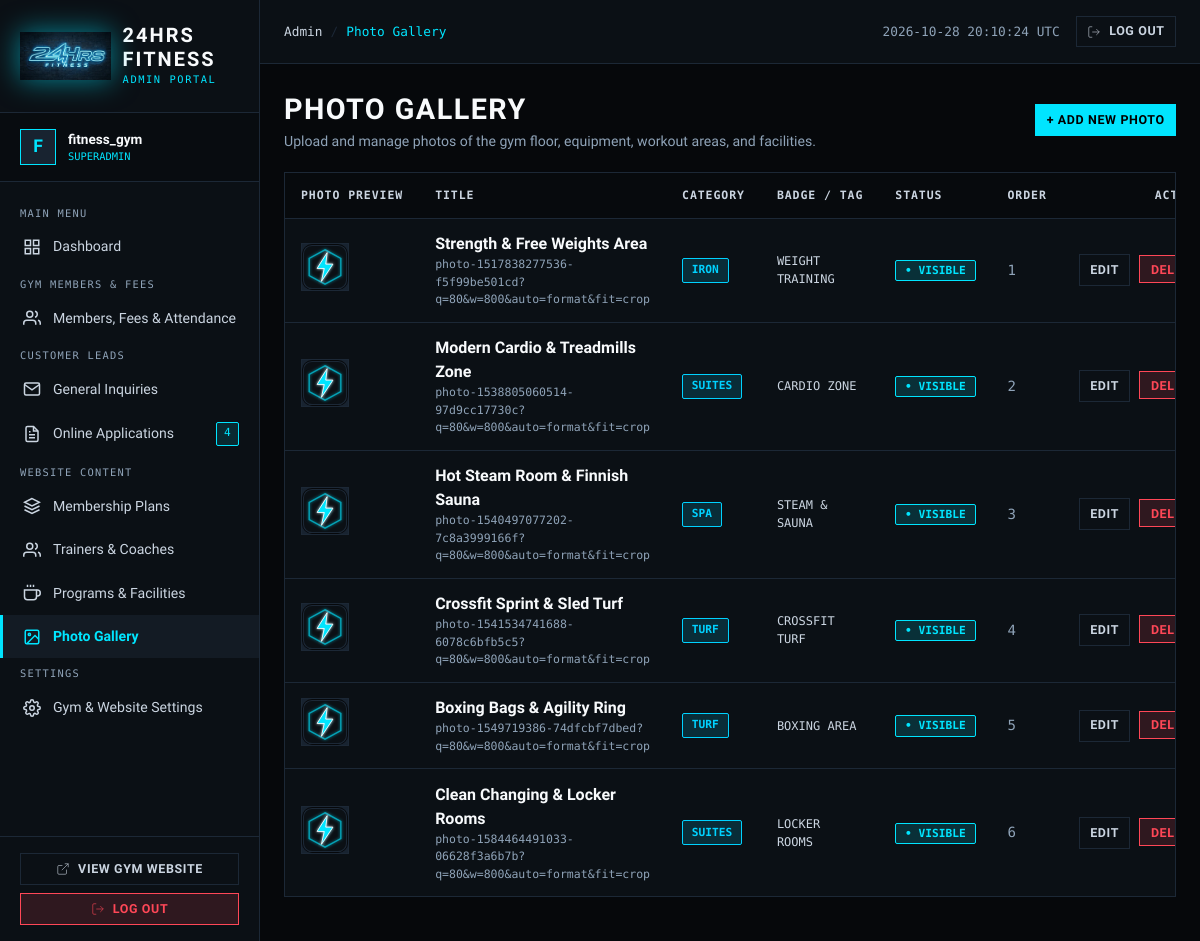
Screenshot of /admin/gallery.php (signed in) with the database file from the repository.
### tables this page shows
CREATE TABLE `gallery_images` (
  `id` int unsigned NOT NULL AUTO_INCREMENT,
  `title` varchar(150) NOT NULL,
  `category` varchar(50) NOT NULL,
  `tag_label` varchar(100) NOT NULL,
  `image_url` varchar(500) NOT NULL,
  `alt_text` varchar(255) NOT NULL,
  `sort_order` int NOT NULL DEFAULT '0',
  `is_active` tinyint(1) NOT NULL DEFAULT '1',
  `created_at` datetime NOT NULL DEFAULT CURRENT_TIMESTAMP,
  PRIMARY KEY (`id`),
  KEY `idx_gallery_category` (`category`),
  KEY `idx_gallery_active` (`is_active`,`sort_order`)
);

### includes/Database.php (called while the page is built, shortened)
<?php
class Database
{
    private static ?PDO $instance = null;
    public static function getConnection(): PDO
    {
        if (self::$instance !== null) {
            return self::$instance;
        }
        $host = (string) Env::get('DB_HOST', '127.0.0.1');
        $port = (int) Env::get('DB_PORT', 3306);
        $dbname = (string) Env::get('DB_NAME', 'fitness_gym');
        $user = (string) Env::get('DB_USER', 'root');
        $pass = (string) Env::get('DB_PASS', '');
        $charset = (string) Env::get('DB_CHARSET', 'utf8mb4');
        $dsn = "mysql:host={$host};port={$port};dbname={$dbname};charset={$charset}";
        $options = [
            PDO::ATTR_ERRMODE            => PDO::ERRMODE_EXCEPTION,
            PDO::ATTR_DEFAULT_FETCH_MODE => PDO::FETCH_ASSOC,
            PDO::ATTR_EMULATE_PREPARES   => false,
            PDO::ATTR_PERSISTENT         => false,
        ];
        if (defined('\Pdo\Mysql::ATTR_INIT_COMMAND')) {
            $options[\Pdo\Mysql::ATTR_INIT_COMMAND] = "SET NAMES {$charset} COLLATE {$charset}_unicode_ci";
        } elseif (defined('PDO::MYSQL_ATTR_INIT_COMMAND')) {
            @$options[PDO::MYSQL_ATTR_INIT_COMMAND] = "SET NAMES {$charset} COLLATE {$charset}_unicode_ci";
        }
        try {
            self::$instance = new PDO($dsn, $user, $pass, $options);
            return self::$instance;
        } catch (PDOException $e) {
            error_log('[DARK MATTER DATABASE ERROR]: ' . $e->getMessage());
            $debug = (bool) Env::get('APP_DEBUG', false);
            if ($debug) {
                throw new RuntimeException("Database Connection Error: " . $e->getMessage());
            }
            throw new RuntimeException("Secure connection to Dark Matter database telemetry is temporarily unavailable. Please retry shortly.");
        }
    }
    public static function fetchAll(string $sql, array $params = []): array
    {
        try {
            $stmt = self::getConnection()->prepare($sql);
            $stmt->execute($params);
            return $stmt->fetchAll();
        } catch (PDOException $e) {
            error_log('[DARK MATTER QUERY ERROR]: ' . $e->getMessage() . " | SQL: {$sql}");
            throw new RuntimeException("Data retrieval failed. Please try again.");
        }
    }
}

### includes/helpers.php (called while the page is built, shortened)
<?php
if (!function_exists('e')) {
    function e(mixed $value): string
    {
        return htmlspecialchars((string) $value, ENT_QUOTES | ENT_SUBSTITUTE, 'UTF-8');
    }
}

### admin/gallery.php (the view, shortened to what this page needs)
<?php
require_once __DIR__ . '/includes/auth.php';
require_once dirname(__DIR__) . '/includes/Database.php';
require_once dirname(__DIR__) . '/includes/Security.php';
require_once dirname(__DIR__) . '/includes/helpers.php';
$action = $_GET['action'] ?? 'list';
$categories = [
    'strength'     => 'Strength & Weights Area',
    'conditioning' => 'Cardio & Crossfit Zone',
    'recovery'     => 'Steam, Sauna & Recovery',
    'combatives'   => 'Boxing & Combat Zone',
    'facility'     => 'Gym Floor & Reception'
];
$imageData = null;
require_once __DIR__ . '/includes/header.php';
?>
<div class="adm-toolbar">
  <div>
    <h1 class="adm-page-title" style="margin-bottom: 0;">PHOTO GALLERY</h1>
    <p class="adm-page-subtitle">Upload and manage photos of the gym floor, equipment, workout areas, and facilities.</p>
  </div>
  <div>
    <?php if ($action === 'list'): ?>
      <a href="gallery.php?action=create" class="adm-btn adm-btn-lime adm-btn-sm">+ Add New Photo</a>
    <?php else: ?>
      <a href="gallery.php" class="adm-btn adm-btn-outline adm-btn-sm">&larr; Back to Gallery</a>
    <?php endif; ?>
  </div>
</div>
<?php if ($action === 'create' || $action === 'edit'): ?>
  <div class="adm-card" style="max-width: 800px;">
    <h3 style="margin-bottom: 1.5rem; font-size: 1.3rem;">
      <?= $action === 'edit' ? 'EDIT PHOTO: ' . e($imageData['title']) : 'UPLOAD NEW GYM PHOTO' ?>
    </h3>
    <form method="POST" action="gallery.php" enctype="multipart/form-data">
      <input type="hidden" name="csrf_token" value="<?= e($csrfToken) ?>">
      <input type="hidden" name="action" value="save">
      <input type="hidden" name="id" value="<?= e($imageData['id'] ?? 0) ?>">
      <div style="display: grid; grid-template-columns: repeat(auto-fit, minmax(280px, 1fr)); gap: 1rem; margin-bottom: 1.25rem;">
        <div>
          <label class="adm-label" for="title">Photo Title *</label>
          <input type="text" id="title" name="title" class="adm-input" required placeholder="e.g. Free Weights & Dumbbell Zone" value="<?= e($imageData['title'] ?? '') ?>">
        </div>
        <div>
          <label class="adm-label" for="category">Category</label>
          <select id="category" name="category" class="adm-select">
            <?php foreach ($categories as $catKey => $catLabel): ?>
              <option value="<?= e($catKey) ?>" <?= ($imageData['category'] ?? '') === $catKey ? 'selected' : '' ?>>
                <?= e($catLabel) ?>
              </option>
            <?php endforeach; ?>
          </select>
        </div>
      </div>
      <div style="display: grid; grid-template-columns: repeat(auto-fit, minmax(280px, 1fr)); gap: 1rem; margin-bottom: 1.25rem;">
        <div>
          <label class="adm-label" for="tag_label">Badge / Tag (Optional)</label>
          <input type="text" id="tag_label" name="tag_label" class="adm-input" placeholder="e.g. Heavy Iron, Cardio Deck" value="<?= e($imageData['tag_label'] ?? '') ?>">
        </div>
        <div>
          <label class="adm-label" for="alt_text">Alt Text (for SEO)</label>
          <input type="text" id="alt_text" name="alt_text" class="adm-input" placeholder="e.g. Modern gym equipment and racks" value="<?= e($imageData['alt_text'] ?? '') ?>">
        </div>
      </div>
      <div style="display: grid; grid-template-columns: repeat(auto-fit, minmax(280px, 1fr)); gap: 1rem; margin-bottom: 1.25rem; background: var(--adm-surface); padding: 1.25rem; border: 1px solid var(--adm-border);">
        <div>
          <label class="adm-label" for="image_file">Upload Photo File (JPEG, PNG, WebP, max 5MB)</label>
          <input type="file" id="image_file" name="image_file" accept="image/jpeg,image/png,image/webp,image/gif" class="adm-input" style="padding: 0.35rem 0.5rem;">
        </div>
        <div>
          <label class="adm-label" for="image_url">OR Existing Image URL</label>
          <input type="text" id="image_url" name="image_url" class="adm-input" placeholder="https://images.unsplash.com/... or assets/images/..." value="<?= e($imageData['image_url'] ?? '') ?>">
          <?php if (!empty($imageData['image_url'])): ?>
            <div style="display: flex; align-items: center; gap: 0.75rem; margin-top: 0.5rem;">
              <img src="<?= (str_starts_with($imageData['image_url'], 'http') ? '' : '../') . e($imageData['image_url']) ?>" alt="Preview" class="adm-thumb adm-thumb-lg">
              <span style="font-size: 0.75rem; color: var(--adm-silver-dim);">Current Photo</span>
            </div>
          <?php endif; ?>
        </div>
      </div>
      <div style="display: grid; grid-template-columns: repeat(auto-fit, minmax(200px, 1fr)); gap: 1rem; margin-bottom: 1.75rem;">
        <div>
          <label class="adm-label" for="sort_order">Display Order</label>
          <input type="number" id="sort_order" name="sort_order" class="adm-input" value="<?= e($imageData['sort_order'] ?? 10) ?>">
        </div>
        <div style="display: flex; align-items: flex-end; padding-bottom: 0.5rem;">
          <label style="display: flex; align-items: center; gap: 0.5rem; cursor: pointer;">
            <input type="checkbox" name="is_active" value="1" <?= (!isset($imageData['is_active']) || !empty($imageData['is_active'])) ? 'checked' : '' ?> style="accent-color: var(--adm-lime); width: 18px; height: 18px;">
            <span style="font-size: 0.88rem; color: var(--adm-white);">Visible on Gym Website</span>
          </label>
        </div>
      </div>
      <div style="display: flex; gap: 1rem;">
        <button type="submit" class="adm-btn adm-btn-lime">Save Photo</button>
        <a href="gallery.php" class="adm-btn adm-btn-outline">Cancel</a>
      </div>
    </form>
  </div>
<?php else: ?>
  <?php
  try {
      $images = Database::fetchAll("SELECT * FROM `gallery_images` ORDER BY `sort_order` ASC, `id` ASC");
  } catch (\Throwable $e) {
      error_log('[GALLERY LIST ERROR]: ' . $e->getMessage());
      $images = [];
  }
  ?>
  <?php if (empty($images)): ?>
    <div class="adm-card">
      <div class="adm-empty">
        <div class="adm-empty-title">No Photos Found</div>
        <div class="adm-empty-text">No gym photos uploaded yet. Add your first photo to display in the website gallery.</div>
        <a href="gallery.php?action=create" class="adm-btn adm-btn-lime">+ Upload First Photo</a>
      </div>
    </div>
  <?php else: ?>
    <div class="adm-table-container">
      <table class="adm-table">
        <thead>
          <tr>
            <th>Photo Preview</th>
            <th>Title</th>
            <th>Category</th>
            <th>Badge / Tag</th>
            <th>Status</th>
            <th>Order</th>
            <th style="text-align: right;">Actions</th>
          </tr>
        </thead>
        <tbody>
          <?php foreach ($images as $img): ?>
            <tr>
              <td>
                <a href="<?= (str_starts_with($img['image_url'], 'http') ? '' : '../') . e($img['image_url']) ?>" target="_blank">
                  <img
                    src="<?= (str_starts_with($img['image_url'], 'http') ? '' : '../') . e($img['image_url']) ?>"
                    alt="<?= e($img['title']) ?>"
                    class="adm-thumb"
                    onerror="this.src='../assets/images/favicon.svg';"
                  >
                </a>
              </td>
              <td>
                <div style="font-weight: 700; font-size: 1rem; font-family: var(--adm-font-heading); color: var(--adm-white);">
                  <?= e($img['title']) ?>
                </div>
                <div style="font-size: 0.72rem; color: var(--adm-silver-dim); font-family: var(--adm-font-mono);">
                  <?= e(basename($img['image_url'])) ?>
                </div>
              </td>
              <td>
                <span class="adm-badge scheduled">
                  <?= e($categories[$img['category']] ?? $img['category']) ?>
                </span>
              </td>
              <td style="font-family: var(--adm-font-mono); font-size: 0.75rem; color: var(--adm-silver);">
                <?= e($img['tag_label']) ?>
              </td>
              <td>
                <form method="POST" action="gallery.php" style="display: inline;">
                  <button type="submit" class="adm-badge <?= $img['is_active'] ? 'active' : 'inactive' ?>" style="cursor: pointer; border-style: solid;" title="Click to toggle visibility">
                    <?= $img['is_active'] ? '&bull; VISIBLE' : '&bull; HIDDEN' ?>
                  </button>
                </form>
              </td>
              <td style="font-family: var(--adm-font-mono); color: var(--adm-silver-dim);"><?= e($img['sort_order']) ?></td>
              <td style="text-align: right; white-space: nowrap;">
                <a href="gallery.php?action=edit&id=<?= e($img['id']) ?>" class="adm-btn adm-btn-outline adm-btn-sm" style="margin-right: 0.35rem;">Edit</a>
                <button type="button" class="adm-btn adm-btn-danger adm-btn-sm" onclick="openConfirmModal('gallery.php', <?= e($img['id']) ?>, 'Delete Photo', 'Are you sure you want to permanently delete this photo?')">Delete</button>
              </td>
            </tr>
          <?php endforeach; ?>
        </tbody>
      </table>
    </div>
  <?php endif; ?>
<?php endif; ?>
<?php require_once __DIR__ . '/includes/footer.php'; ?>

### css/admin.css (style rules this page uses)
:root { --adm-bg: #06080B; --adm-surface: #0B1015; --adm-surface-2: #131B24; --adm-surface-3: #182330; --adm-lime: #00E5FF; --adm-cyan: #00E5FF; --adm-lime-glow: rgba(0, 229, 255, 0.35); --adm-lime-dim: rgba(0, 229, 255, 0.12); --adm-silver: #CBD5E1; --adm-silver-dim: #8FA3B8; --adm-white: #F8FAFC; --adm-border: #1C2836; --adm-border-hover: rgba(0, 229, 255, 0.45); --adm-danger: #FF4757; --adm-danger-dim: rgba(255, 71, 87, 0.15); --adm-warning: #FFA502; --adm-warning-dim: rgba(255, 165, 2, 0.15); --adm-success: #00E5FF; --adm-success-dim: rgba(0, 229, 255, 0.15); --adm-info: #00D2FF; --adm-info-dim: rgba(0, 210, 255, 0.15); --adm-font-heading: 'Barlow Condensed', sans-serif; --adm-font-body: 'Plus Jakarta Sans', sans-serif; --adm-font-mono: 'Space Mono', monospace; --adm-sidebar-width: 260px; }
*, *::before, *::after { box-sizing: border-box; }
body.admin-body { margin: 0; padding: 0; background-color: var(--adm-bg); color: var(--adm-white); font-family: var(--adm-font-body); font-size: 14px; line-height: 1.5; -webkit-font-smoothing: antialiased; }
h1, h2, h3, h4, h5, h6, .adm-heading { font-family: var(--adm-font-heading); text-transform: uppercase; letter-spacing: 0.05em; font-weight: 700; margin: 0 0 0.5rem 0; color: var(--adm-white); }
a { color: var(--adm-lime); text-decoration: none; transition: color 0.2s ease; }
.adm-toolbar { display: flex; flex-wrap: wrap; align-items: center; justify-content: space-between; gap: 1rem; margin-bottom: 1.25rem; }
.adm-page-title { font-size: 1.8rem; font-weight: 800; margin: 0 0 0.25rem 0; display: flex; align-items: center; gap: 0.75rem; }
.adm-page-subtitle { color: var(--adm-silver-dim); font-size: 0.88rem; margin: 0; }
.adm-btn { display: inline-flex; align-items: center; justify-content: center; gap: 0.5rem; font-family: var(--adm-font-heading); font-weight: 700; text-transform: uppercase; letter-spacing: 0.05em; font-size: 0.92rem; padding: 0.6rem 1.1rem; border: 1px solid transparent; cursor: pointer; transition: all 0.2s ease; text-decoration: none; white-space: nowrap; }
.adm-btn-lime { background-color: var(--adm-lime); color: #000; border-color: var(--adm-lime); }
.adm-btn-outline { background-color: transparent; border-color: var(--adm-border); color: var(--adm-silver); }
.adm-btn-danger { background-color: var(--adm-danger-dim); border-color: var(--adm-danger); color: var(--adm-danger); }
.adm-btn-sm { padding: 0.35rem 0.65rem; font-size: 0.78rem; }
.adm-table-container { background-color: var(--adm-surface); border: 1px solid var(--adm-border); overflow-x: auto; margin-bottom: 1.25rem; }
.adm-table { width: 100%; border-collapse: collapse; text-align: left; font-size: 0.88rem; }
.adm-table th { background-color: rgba(0, 0, 0, 0.4); color: var(--adm-silver); font-family: var(--adm-font-mono); font-size: 0.72rem; text-transform: uppercase; letter-spacing: 0.08em; padding: 0.85rem 1rem; border-bottom: 1px solid var(--adm-border); white-space: nowrap; }
.adm-table td { padding: 0.85rem 1rem; border-bottom: 1px solid var(--adm-border); color: var(--adm-white); vertical-align: middle; }
.adm-table tr:last-child td { border-bottom: none; }
.adm-badge { display: inline-flex; align-items: center; gap: 0.35rem; padding: 0.2rem 0.55rem; font-family: var(--adm-font-mono); font-size: 0.7rem; font-weight: 700; text-transform: uppercase; border-radius: 2px; white-space: nowrap; }
.adm-badge.active, .adm-badge.verified, .adm-badge.completed { background-color: var(--adm-success-dim); color: var(--adm-success); border: 1px solid var(--adm-success); }
.adm-badge.scheduled { background-color: var(--adm-info-dim); color: var(--adm-info); border: 1px solid var(--adm-info); }
.adm-thumb { width: 48px; height: 48px; object-fit: cover; border: 1px solid var(--adm-border); background-color: var(--adm-surface-3); }

### rows the page displays
gallery_images: title "Strength & Free Weights Area", image_url "photo-1517838277536-f5f99be501cd?q=80&w=800&auto=format&fit=crop", category "IRON", tag_label "WEIGHT TRAINING", is_active "• VISIBLE", sort_order "1"
gallery_images: title "Modern Cardio & Treadmills Zone", image_url "photo-1538805060514-97d9cc17730c?q=80&w=800&auto=format&fit=crop", category "SUITES", tag_label "CARDIO ZONE", is_active "• VISIBLE", sort_order "2"
gallery_images: title "Hot Steam Room & Finnish Sauna", image_url "photo-1540497077202-7c8a3999166f?q=80&w=800&auto=format&fit=crop", category "SPA", tag_label "STEAM & SAUNA", is_active "• VISIBLE", sort_order "3"
gallery_images: title "Crossfit Sprint & Sled Turf", image_url "photo-1541534741688-6078c6bfb5c5?q=80&w=800&auto=format&fit=crop", category "TURF", tag_label "CROSSFIT TURF", is_active "• VISIBLE", sort_order "4"
gallery_images: title "Boxing Bags & Agility Ring", image_url "photo-1549719386-74dfcbf7dbed?q=80&w=800&auto=format&fit=crop", category "TURF", tag_label "BOXING AREA", is_active "• VISIBLE", sort_order "5"
gallery_images: title "Clean Changing & Locker Rooms", image_url "photo-1584464491033-06628f3a6b7b?q=80&w=800&auto=format&fit=crop", category "SUITES", tag_label "LOCKER ROOMS", is_active "• VISIBLE", sort_order "6"

### other values shown
substr($currentUser['username'] ?? 'A', 0, 1) "F"
$currentUser['username'] "fitness_gym"
$currentUser['role'] "SUPERADMIN"
$pendingApplicationsCount "4"
$pageTitle "Photo Gallery"
